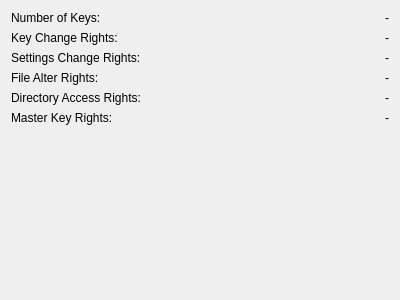
<?xml version="1.0" encoding="UTF-8"?>
<ui version="4.0">
 <class>KeySettings</class>
 <widget class="QWidget" name="KeySettings">
  <property name="geometry">
   <rect>
    <x>0</x>
    <y>0</y>
    <width>400</width>
    <height>300</height>
   </rect>
  </property>
  <property name="windowTitle">
   <string>Form</string>
  </property>
  <layout class="QVBoxLayout" name="verticalLayout">
   <item>
    <layout class="QHBoxLayout" name="horizontalLayout">
     <item>
      <widget class="QLabel" name="label_2">
       <property name="text">
        <string>Number of Keys:</string>
       </property>
      </widget>
     </item>
     <item>
      <widget class="QLabel" name="label">
       <property name="text">
        <string>-</string>
       </property>
       <property name="alignment">
        <set>Qt::AlignRight|Qt::AlignTrailing|Qt::AlignVCenter</set>
       </property>
      </widget>
     </item>
    </layout>
   </item>
   <item>
    <layout class="QHBoxLayout" name="horizontalLayout_5">
     <item>
      <widget class="QLabel" name="label_9">
       <property name="text">
        <string>Key Change Rights:</string>
       </property>
      </widget>
     </item>
     <item>
      <widget class="QLabel" name="key_change_rights">
       <property name="text">
        <string>-</string>
       </property>
       <property name="alignment">
        <set>Qt::AlignRight|Qt::AlignTrailing|Qt::AlignVCenter</set>
       </property>
      </widget>
     </item>
    </layout>
   </item>
   <item>
    <layout class="QHBoxLayout" name="horizontalLayout_3">
     <item>
      <widget class="QLabel" name="label_5">
       <property name="text">
        <string>Settings Change Rights:</string>
       </property>
      </widget>
     </item>
     <item>
      <widget class="QLabel" name="settings_change_rights">
       <property name="text">
        <string>-</string>
       </property>
       <property name="alignment">
        <set>Qt::AlignRight|Qt::AlignTrailing|Qt::AlignVCenter</set>
       </property>
      </widget>
     </item>
    </layout>
   </item>
   <item>
    <layout class="QHBoxLayout" name="horizontalLayout_4">
     <item>
      <widget class="QLabel" name="label_7">
       <property name="text">
        <string>File Alter Rights:</string>
       </property>
      </widget>
     </item>
     <item>
      <widget class="QLabel" name="file_alter_rights">
       <property name="text">
        <string>-</string>
       </property>
       <property name="alignment">
        <set>Qt::AlignRight|Qt::AlignTrailing|Qt::AlignVCenter</set>
       </property>
      </widget>
     </item>
    </layout>
   </item>
   <item>
    <layout class="QHBoxLayout" name="horizontalLayout_2">
     <item>
      <widget class="QLabel" name="label_3">
       <property name="text">
        <string>Directory Access Rights:</string>
       </property>
      </widget>
     </item>
     <item>
      <widget class="QLabel" name="directory_access_rights">
       <property name="text">
        <string>-</string>
       </property>
       <property name="alignment">
        <set>Qt::AlignRight|Qt::AlignTrailing|Qt::AlignVCenter</set>
       </property>
      </widget>
     </item>
    </layout>
   </item>
   <item>
    <layout class="QHBoxLayout" name="horizontalLayout_6">
     <item>
      <widget class="QLabel" name="label_11">
       <property name="text">
        <string>Master Key Rights:</string>
       </property>
      </widget>
     </item>
     <item>
      <widget class="QLabel" name="master_key_rights">
       <property name="text">
        <string>-</string>
       </property>
       <property name="alignment">
        <set>Qt::AlignRight|Qt::AlignTrailing|Qt::AlignVCenter</set>
       </property>
      </widget>
     </item>
    </layout>
   </item>
   <item>
    <spacer name="verticalSpacer">
     <property name="orientation">
      <enum>Qt::Vertical</enum>
     </property>
     <property name="sizeHint" stdset="0">
      <size>
       <width>20</width>
       <height>141</height>
      </size>
     </property>
    </spacer>
   </item>
  </layout>
 </widget>
 <resources/>
 <connections/>
</ui>
